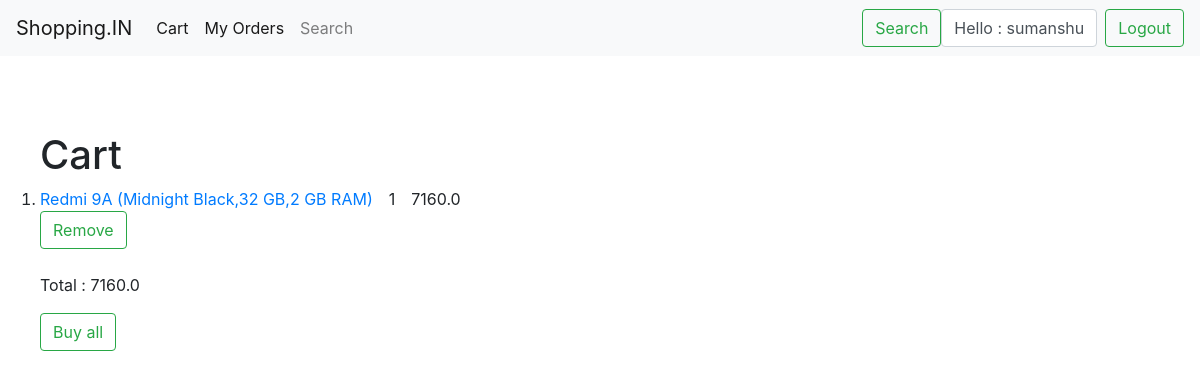
The app's page /cart/ (signed in) with its own data.
### users/models.py (models this page shows, shortened)
class Cart(models.Model):
    order_id = models.AutoField(primary_key=True)
    user_id = models.ForeignKey(User,on_delete=CASCADE)
    prodect_id = models.ForeignKey(Product,on_delete=CASCADE)
    quantity = models.PositiveIntegerField()
    cost = models.FloatField()

class Product(models.Model):
    product_id = models.AutoField(primary_key=True)
    seller_id = models.ForeignKey(User,on_delete=models.CASCADE)
    category = models.ForeignKey(Category,on_delete=models.CASCADE)
    name = models.CharField(max_length=40)
    description = models.CharField(max_length=400)
    price = models.FloatField()
    discount = models.PositiveIntegerField()
    photo = models.ImageField(upload_to='pics')
    def __str__(self):
        return self.name

### users/views.py (the view)
# urls.py: path('cart/',cart,name='cart'),
@login_required
def cart(request):
    if request.method== 'POST':
        pass
    x = Cart.objects.filter(user_id=request.user.id)
    sum = x.aggregate(Sum('cost'))
    return render(request,'cart.html',{'x':x,'sum':sum})

### users/templates/cart.html
{% extends 'base.html' %}
{% block content %}
<ol>
    <h1>Cart</h1>
    {% for i in x %}
        <li>
            <a href="{% url 'product' pk=i.prodect_id_id %}">
            {{i.prodect_id}}</a>&emsp;{{i.quantity}}&emsp;{{i.cost}}
            <form action="{% url 'remove' pk=i.order_id %}" class="form-inline my-2 my-lg-0", method="POST">{% csrf_token %}
                <button type="submit", class="btn btn-outline-success my-2 my-sm-0">Remove</button>
            </form>
        </li>
    {% endfor %}
    <br>
    <p>
        Total : {{sum.cost__sum}}
    </p>
    {% if x %}
    <form action="{% url 'buy' pk=x.first.user_id_id %}" class="form-inline my-2 my-lg-0", method="POST">{% csrf_token %}
    <button type="submit", class="btn btn-outline-success my-2 my-sm-0">Buy all</button>
            </form>
    {% endif %}
</ol>
{% endblock %}

### users/templates/base.html (shortened to what this page needs)
<!DOCTYPE html>
<html>
    <head>
        <link rel="stylesheet" href="https://stackpath.bootstrapcdn.com/bootstrap/4.4.1/css/bootstrap.min.css">
    </head>
    <body>
        <nav class="navbar navbar-expand-lg navbar-light bg-light">
            <a class="navbar-brand" href="{% url 'homepage' %}">Shopping.IN</a>
            <div class="collapse navbar-collapse" id="navbarSupportedContent">
              <ul class="navbar-nav mr-auto">
                <li class="nav-item active">
                  <a class="nav-link" href="{% url 'cart' %}">Cart <span class="sr-only">(current)</span></a>
                </li>
                <li class="nav-item active">
                  <a class="nav-link" href="{% url 'orders' %}">My Orders <span class="sr-only">(current)</span></a>
                </li>
                <li class="nav-item">
                  <a class="nav-link" href="{% url 'search' %}">Search</a>
                </li>
              </ul>
              <form action="{% url 'search' %}" class="form-inline my-2 my-lg-0" method="GET" >{% csrf_token %}
                <button class="btn btn-outline-success my-2 my-sm-0" type="submit">Search</button>
                {% if user.is_authenticated %}
                <user class="form-control mr-sm-2">Hello : {{user.username}} </user>
                <a class="btn btn-outline-success my-2 my-sm-0" href="{% url 'logout' %}">Logout</a>
                {% else %}
                <a class="btn btn-outline-success my-2 my-sm-0" href="{% url 'register' %}">Register</a>
                {% endif %}
              </form>
            </div>
          </nav>
          <div style="padding-top: 75px;"></div>
        {% block content %}
        {% endblock %}
    </body>
</html>

### records on screen
Cart: prodect_id "Redmi 9A (Midnight Black,32 GB,2 GB RAM)", quantity "1", cost "7160.0"

### other values on screen
{{ user.username }} "sumanshu"
{{ sum.cost__sum }} "7160.0"
